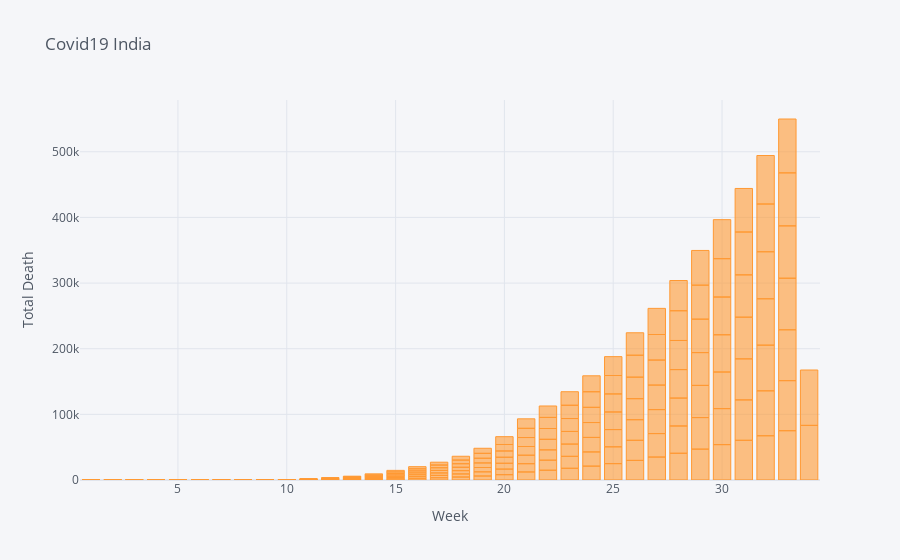

The code cell stored with this chart in its notebook:
### Code cell
df_india_final.iplot(kind='bar',x='Week number',y=' Cumulative_deaths',mode='markers',size=10,title="Covid19 India",
                    xTitle="Week",yTitle="Total Death")

### Figure 1 — Plotly figure (JSON) as saved in the notebook; plotly's stock layout.template omitted (floating-point values rounded to 4 significant figures; data arrays with more than 128 entries replaced by an {"elided": "..."} marker saying what was removed)
{"data": [{"marker": {"color": "rgba(255, 153, 51, 0.6)", "line": {"color": "rgba(255, 153, 51, 1.0)", "width": 1}}, "name": " Cumulative_deaths", "orientation": "v", "text": "", "type": "bar", "x": {"elided": "233 int values"}, "y": {"elided": "233 int values"}}], "layout": {"legend": {"bgcolor": "#F5F6F9", "font": {"color": "#4D5663"}}, "paper_bgcolor": "#F5F6F9", "plot_bgcolor": "#F5F6F9", "title": {"font": {"color": "#4D5663"}, "text": "Covid19 India"}, "xaxis": {"gridcolor": "#E1E5ED", "showgrid": true, "tickfont": {"color": "#4D5663"}, "title": {"font": {"color": "#4D5663"}, "text": "Week"}, "zerolinecolor": "#E1E5ED"}, "yaxis": {"gridcolor": "#E1E5ED", "showgrid": true, "tickfont": {"color": "#4D5663"}, "title": {"font": {"color": "#4D5663"}, "text": "Total Death"}, "zerolinecolor": "#E1E5ED"}}}
